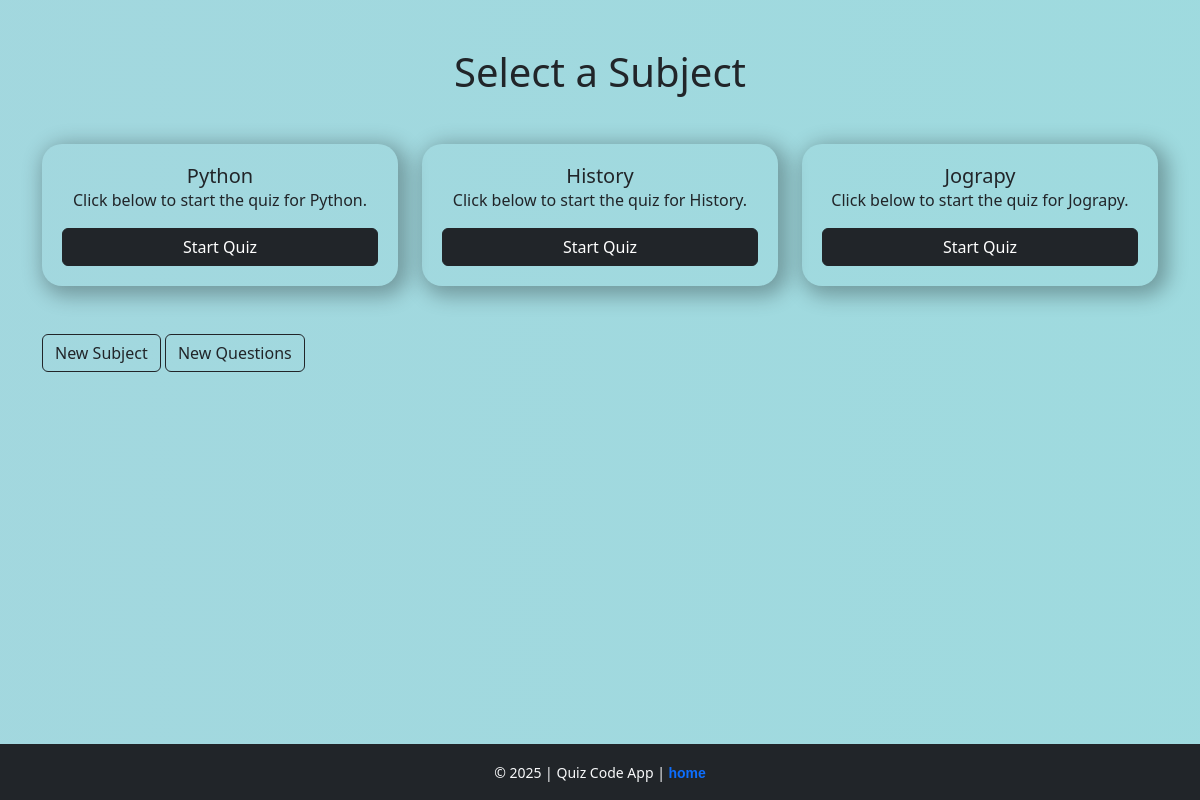
/subject/, run on an earlier commit of the app's database.
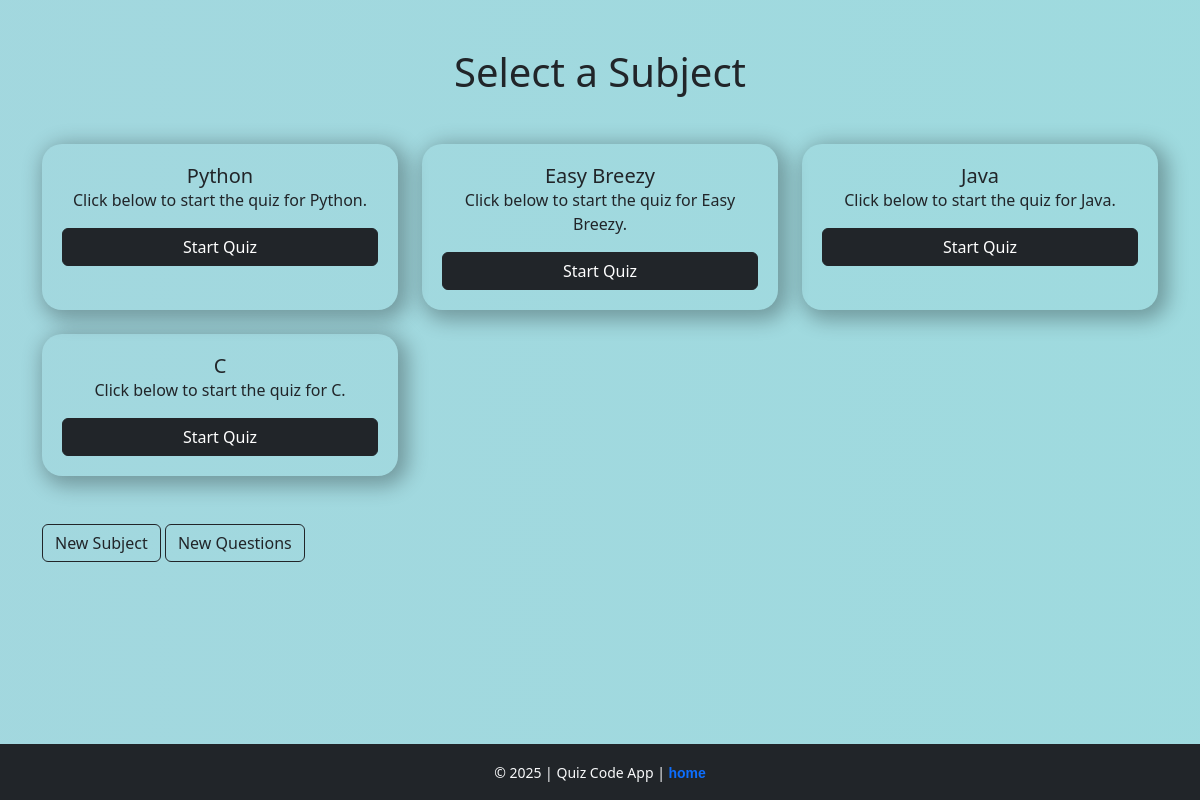
And on a later commit of the database.
### Quizapp/models.py (models this page shows)
class Subject(models.Model):
    name = models.CharField(max_length=100)
    q_hint_text = models.CharField(max_length=500, default="No hint available")
    def __str__(self):
        return self.name

### Quizapp/views.py (the view)
# urls.py: path('subject/', views.subject_list,name='subject_list'),
def subject_list(request):
    subjects = Subject.objects.all()
    return render(request,'subject_list.html',{'subjects':subjects})

### templates/subject_list.html (shortened to what this page needs)
{% extends "base.html" %}
 {% block body %}
<main>
  <div class="container py-5">
    <h1 class="text-center mb-5">Select a Subject</h1>
    <div class="row g-4">
      {% for i in subjects %}
      <div class="col-md-4 col-sm-6">
        <div class="subject-card h-100 text-center">
          <div
            class="d-flex flex-column justify-content-center"
            style="background-color: rgba(255, 255, 255, 0); padding: 20px"
          >
            <h5 class="card-title">{{ i }}</h5>
            <p class="card-text">Click below to start the quiz for {{ i }}.</p>
            <a
              href="{% url 'quiz' i.id %}"
              class="mybtn btn btn-light btn-dark mt-auto"
              >Start Quiz</a
            >
          </div>
        </div>
      </div>
      {% endfor %}
    </div>
  </div>
  <div class="container mb-5">
    <a class="btn btn-outline-dark" href="/add_new_subject">New Subject</a>
    <a class="btn btn-outline-dark" href="/add_new_question">New Questions</a>
  </div>
</main>
{% endblock body %}

### templates/base.html (shortened to what this page needs)
<!DOCTYPE html>
<html lang="en">
  <head>
    <link
      href="https://cdn.jsdelivr.net/npm/bootstrap@5.3.7/dist/css/bootstrap.min.css"
      rel="stylesheet"
    />
  </head>
  <body>
    <main>{% block body %}
      {% endblock body %}</main>
    {% include "footer.html" %}
  </body>
</html>

### templates/footer.html (shortened to what this page needs)
<footer class="bg-dark text-light py-3 mt-4">
  <div class="container text-center text-decoration-none">
    <small> &copy; 2025 | Quiz Code App | <a href="/">home</a>
       </small>
  </div>
</footer>

### templates/subject_list.html (style rules this page uses)
.subject-card { transition: all 0.3s ease-in-out; border-radius: 20px; box-shadow: 5px 5px 20px 5px rgba(0, 0, 0, 0.29); }
body { margin: 0; background: linear-gradient(270deg, #ee097868, #06beb56e, #48b1bf81); background-size: 800% 800%; animation: gradientMove 12s ease infinite; min-height: 100vh; display: flex; flex-direction: column; }
.mybtn { transition: all 0.3s ease; }
main { flex: 1; }

### templates/footer.html (style rules this page uses)
main { flex: 1; }
body { margin: 0; display: flex; flex-direction: column; min-height: 100vh; }
a { font-weight: bolder; font-family: Verdana, Geneva, Tahoma, sans-serif; text-decoration: none; }

What changed in the data, as far as the page shows it:
removed Subject: name "History"
removed Subject: name "Jograpy"
added Subject: name "Easy Breezy"
added Subject: name "Java"
added Subject: name "C"
